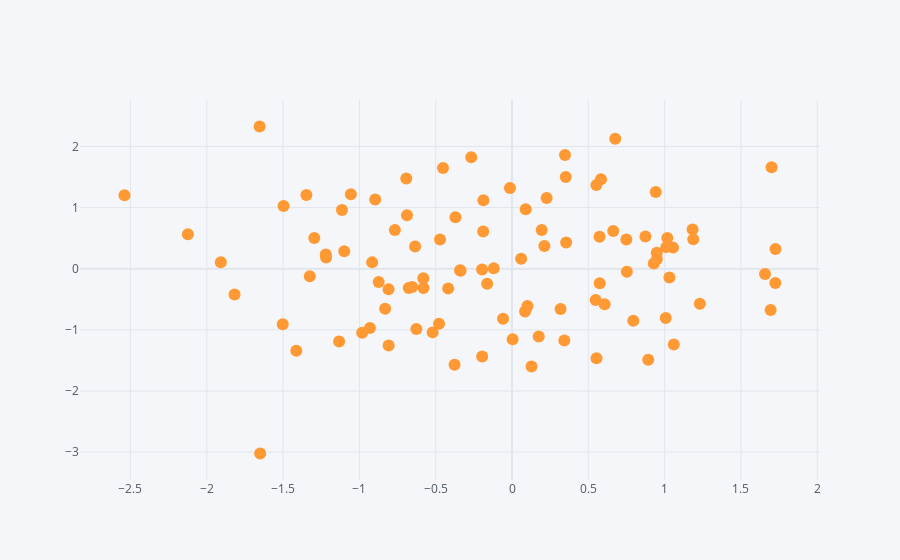

Source (notebook cell):
### Code cell
df.iplot(x = "A", y = "B", mode="markers")
